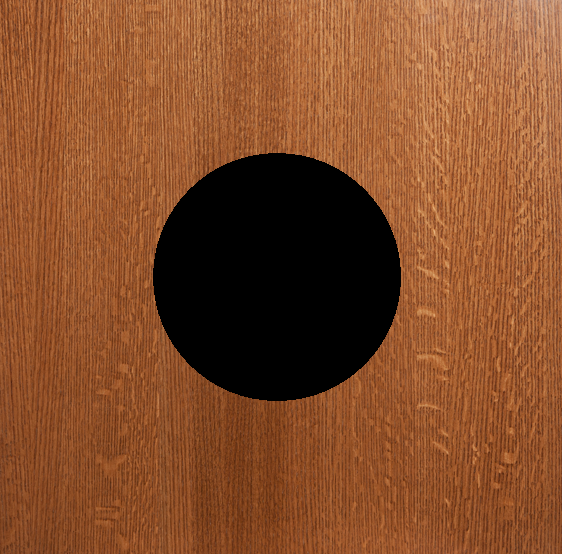
#> input picture images/table_hole.png, 562 x 554 px, found by its file name
$ jupyter execute 'threshold_&_radious.ipynb'   (older library calls are emulated)
#> lines starting #> are read from the running program, lines starting #| are printed output that depends on the picture; after the words box and inside, x2 and y2 are one past the last pixel; in counts of white or black regions, pixels touching at a corner belong together
[cell 1]
import cv2
import numpy as np
from matplotlib import pyplot as plt

[cell 2]
# Load original image
image = cv2.imread("C:\\Users\\HP\\Project_AKG\\images\\table_hole.png")
#> image is the input picture: shape (554, 562, 3); mean B, G, R 41.8, 76.9, 132
cv2.imshow('Original',image)

# Load image as greyscale
gray = cv2.imread("C:\\Users\\HP\\Project_AKG\\images\\table_hole.png",0)
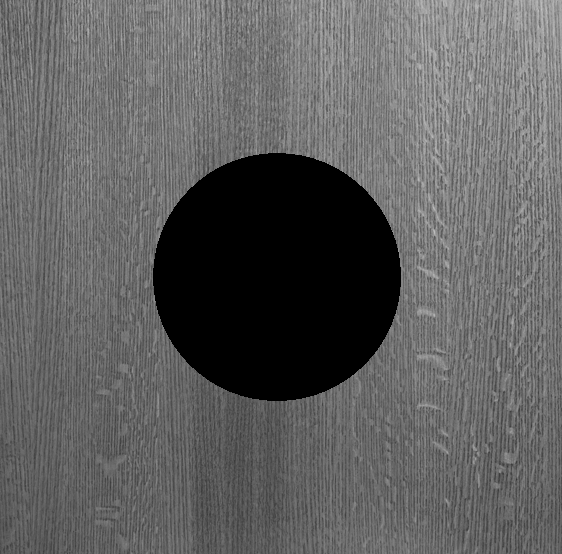
#> gray: shape (554, 562); min 0, max 197, mean 95.3
cv2.imshow('Gray',gray)

# Values below 127 goes to 0 (black, everything above goes to 255 (white)
ret,thresh = cv2.threshold(gray, 50, 255, cv2.THRESH_BINARY)
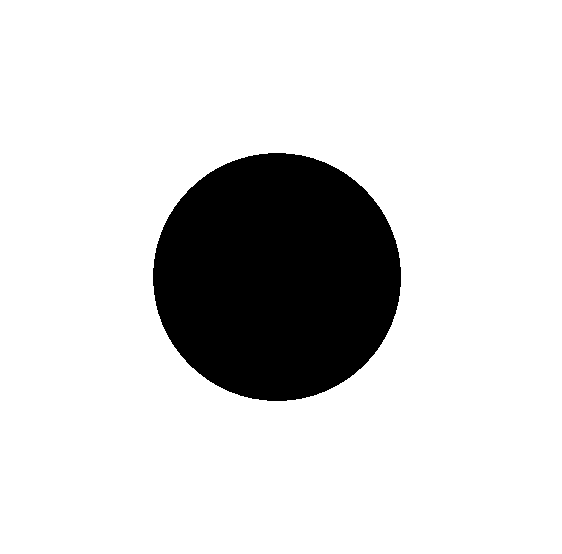
#> thresh: shape (554, 562); 84.5% white; 1 black region
cv2.imshow('blackNwhite', thresh)

cv2.imwrite('C:/Users/HP/Project_AKG/images/BNWimage.png',thresh)

cv2.waitKey(0)

cv2.destroyAllWindows()

[cell 3]
import cv2 as cv
import numpy as np
from matplotlib import pyplot as plt
import math

#img = cv.imread('C:/Users/HP/Project_AKG/images/circle.png',0)
img = cv.imread('C:/Users/HP/Project_AKG/images/BNWimage.png',0)
plt.imshow(img)

[cell 4]
ret,thresh = cv.threshold(img,127,255,0)
im2,contours,hierarchy = cv.findContours(thresh, 1, 2)
#> contours = 2 contours; box (x1, y1, x2, y2) and area: (0, 0, 562, 554) 310233, (152, 152, 402, 402) 48601
cnt = contours[0]
#> cnt = contour of 360 points, box (x1, y1, x2, y2) (152, 152, 402, 402), area 48601
M = cv.moments(cnt)
#> M = moments, m00 48601, centre m10/m00, m01/m00 = (276.5, 276.5)

cx = int(M['m10']/M['m00'])
#> cx = 276
cy = int(M['m01']/M['m00'])
#> cy = 276
print(cx), print(cy)
#| 276
#| 276

perimeter = cv.arcLength(cnt,True)
#> perimeter = 825
print("Perimeter Of a Circle = %.0f" %perimeter)
#| Perimeter Of a Circle = 825

pi = 3.14
radious = perimeter/(2*pi)
#> radious = 131.4
print("Radious Of a Circle = %.0f" %radious)
#| Radious Of a Circle = 131
